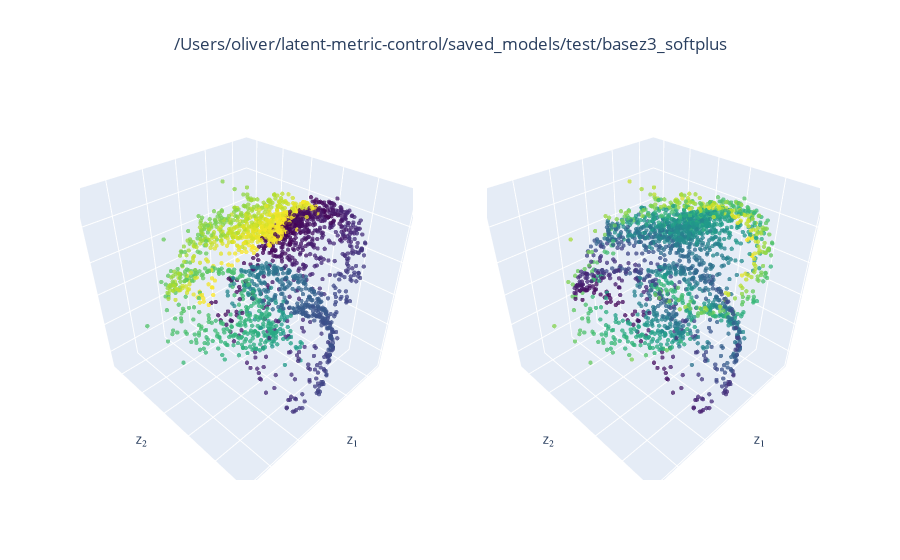
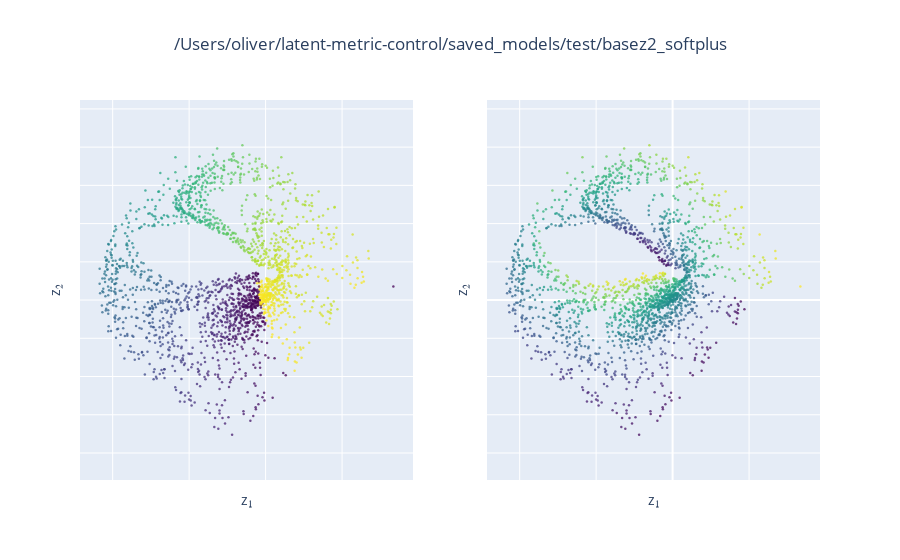
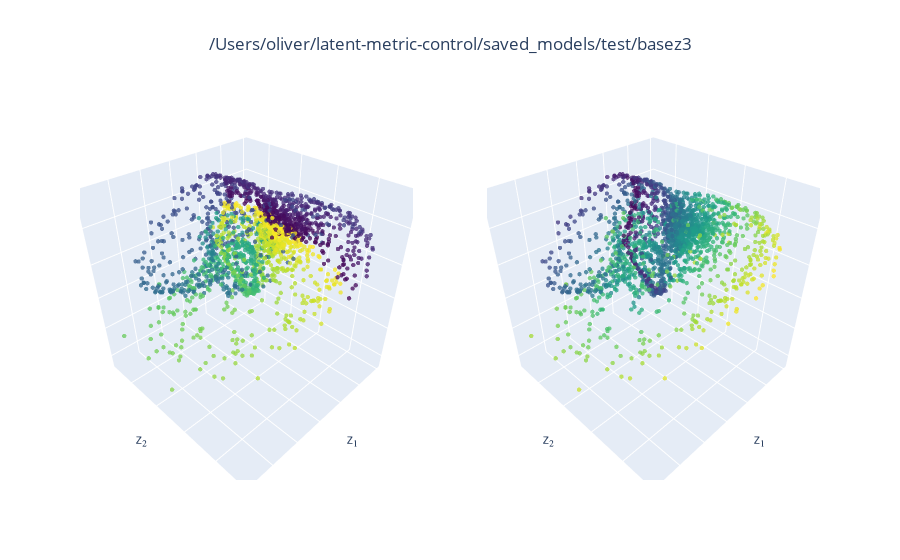
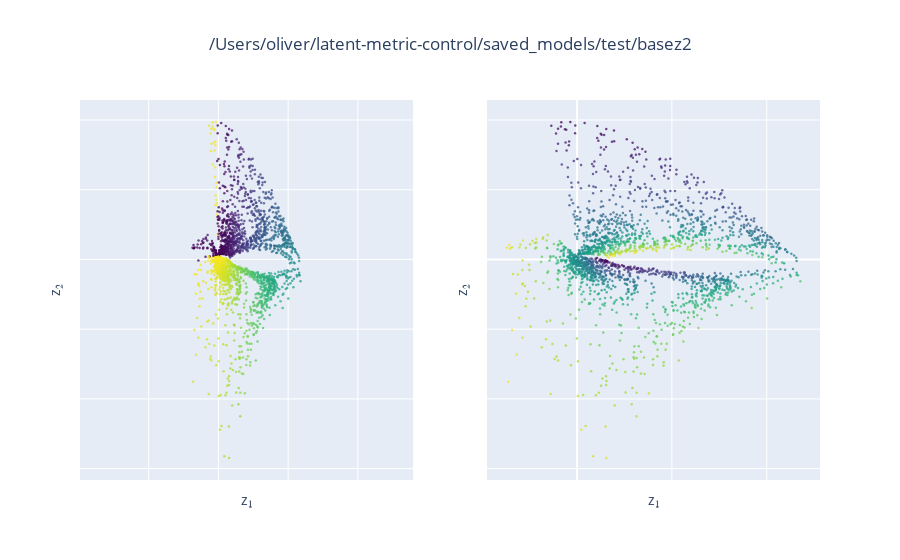

Notebook source saved alongside these figures, in order:
### Code cell
def plot_3d(points3d, title, colour_scales, scale_labels):
    n = len(colour_scales)
    fig = make_subplots(rows=1, cols=n, specs=[[{"type":"scene"} for _ in range(n)]])

    assert isinstance(points3d, (np.ndarray, torch.Tensor))
    if type(points3d) is torch.Tensor:
        points3d = points3d.cpu().numpy()

    for ii, (colour_scale, scale_label) in enumerate(zip(colour_scales, scale_labels)):
        assert isinstance(points3d, (np.ndarray, torch.Tensor))
        if type(colour_scale) is torch.Tensor:
            colour_scale = colour_scale.cpu().numpy()
            
        fig.add_trace(go.Scatter3d(x=points3d[:,0], y=points3d[:,1], z=points3d[:,2],
                                   mode='markers',
                                   marker=dict(size=1.5,
                                               color=colour_scale,        # set color to an array/list of desired values
#                                                colorbar=dict(title=scale_label, x=(ii + 1) * (1.0 / n)),  
                                               colorscale='Viridis',   # choose a colorscale
                                               opacity=0.75
                                               )
                                   ),
                                   row=1, col=ii + 1
                      )

    layout = go.Layout(title=title, title_x=0.5, showlegend=False,
                       xaxis=dict(zeroline=False, showgrid=True),
                       yaxis=dict(zeroline=False, showgrid=True))
    fig.update_layout(layout)

    for jj in range(n):
        fig['layout']['scene{}'.format(jj + 1)].update(dict(
            xaxis = dict(title='z₁', showticklabels=False),
            yaxis = dict(title='z₂', showticklabels=False),
            zaxis = dict(title='z₃', showticklabels=False),
            aspectmode='cube'),
        )

    return fig

def plot_2d(points2d, title, colour_scales, scale_labels):
    n = len(colour_scales)
    fig = make_subplots(rows=1, cols=n, shared_xaxes=True, shared_yaxes=True, specs=[[{"type":"xy"} for _ in range(n)]])

    assert isinstance(points2d, (np.ndarray, torch.Tensor))
    if type(points2d) is torch.Tensor:
        points2d = points2d.detach().cpu().numpy()

    for ii, (colour_scale, scale_label) in enumerate(zip(colour_scales, scale_labels)):
        assert isinstance(points2d, (np.ndarray, torch.Tensor))
        if type(colour_scale) is torch.Tensor:
            colour_scale = colour_scale.cpu().numpy()
            
        fig.add_trace(go.Scatter(x=points2d[:,0], y=points2d[:,1],
                                   mode='markers',
                                   marker=dict(size=2.5,
                                               color=colour_scale,        # set color to an array/list of desired values
#                                                colorbar=dict(title=scale_label, x=(ii + 1) * (1.00 / n)),  
                                               colorscale='Viridis',   # choose a colorscale
                                               opacity=0.75
                                               )
                                   ),
                                   row=1, col=ii + 1
                      )
    
    fig.update_xaxes(dict(title='z₁', showticklabels=False))
    fig.update_yaxes(dict(title='z₂', showticklabels=False))
    
    layout = go.Layout(title=title, title_x=0.5, showlegend=False,
                       xaxis=dict(zeroline=False, showgrid=True),
                       yaxis=dict(zeroline=False, showgrid=True, scaleanchor="x", scaleratio=1))
    fig.update_layout(layout)

    return fig

for k, model in models.items():
    z = model['z_all']
    th =  model['gt_state'][:,0]
    thdot =  model['gt_state'][:,1]
    colour_scales = [th, thdot]
    titles = ["Ang. Pos.", "Ang. Vel."]
    if z.shape[-1] == 3:
        fig = plot_3d(points3d=z, colour_scales=colour_scales, scale_labels=titles, title=k)
        fig.show()
    elif z.shape[-1] == 2:
        fig = plot_2d(points2d=z, colour_scales=colour_scales, scale_labels=titles, title=k)
        fig.show()

### Figure 1 — Plotly figure (JSON) as saved in the notebook; plotly's stock layout.template omitted (floating-point values rounded to 4 significant figures; data arrays with more than 128 entries replaced by an {"elided": "..."} marker saying what was removed)
{"data": [{"marker": {"color": {"elided": "1984 float values"}, "colorscale": [[0, "#440154"], [0.1111, "#482878"], [0.2222, "#3e4989"], [0.3333, "#31688e"], [0.4444, "#26828e"], [0.5556, "#1f9e89"], [0.6667, "#35b779"], [0.7778, "#6ece58"], [0.8889, "#b5de2b"], [1, "#fde725"]], "opacity": 0.75, "size": 1.5}, "mode": "markers", "scene": "scene", "type": "scatter3d", "x": {"elided": "1984 float values"}, "y": {"elided": "1984 float values"}, "z": {"elided": "1984 float values"}}, {"marker": {"color": {"elided": "1984 float values"}, "colorscale": [[0, "#440154"], [0.1111, "#482878"], [0.2222, "#3e4989"], [0.3333, "#31688e"], [0.4444, "#26828e"], [0.5556, "#1f9e89"], [0.6667, "#35b779"], [0.7778, "#6ece58"], [0.8889, "#b5de2b"], [1, "#fde725"]], "opacity": 0.75, "size": 1.5}, "mode": "markers", "scene": "scene2", "type": "scatter3d", "x": {"elided": "1984 float values"}, "y": {"elided": "1984 float values"}, "z": {"elided": "1984 float values"}}], "layout": {"scene": {"aspectmode": "cube", "domain": {"x": [0, 0.45], "y": [0, 1]}, "xaxis": {"showticklabels": false, "title": {"text": "z₁"}}, "yaxis": {"showticklabels": false, "title": {"text": "z₂"}}, "zaxis": {"showticklabels": false, "title": {"text": "z₃"}}}, "scene2": {"aspectmode": "cube", "domain": {"x": [0.55, 1], "y": [0, 1]}, "xaxis": {"showticklabels": false, "title": {"text": "z₁"}}, "yaxis": {"showticklabels": false, "title": {"text": "z₂"}}, "zaxis": {"showticklabels": false, "title": {"text": "z₃"}}}, "showlegend": false, "title": {"text": "/Users/oliver/latent-metric-control/saved_models/test/basez3_softplus", "x": 0.5}, "xaxis": {"showgrid": true, "zeroline": false}, "yaxis": {"showgrid": true, "zeroline": false}}}

### Figure 2 — Plotly figure (JSON) as saved in the notebook; plotly's stock layout.template omitted (floating-point values rounded to 4 significant figures; data arrays with more than 128 entries replaced by an {"elided": "..."} marker saying what was removed)
{"data": [{"marker": {"color": {"elided": "1984 float values"}, "colorscale": [[0, "#440154"], [0.1111, "#482878"], [0.2222, "#3e4989"], [0.3333, "#31688e"], [0.4444, "#26828e"], [0.5556, "#1f9e89"], [0.6667, "#35b779"], [0.7778, "#6ece58"], [0.8889, "#b5de2b"], [1, "#fde725"]], "opacity": 0.75, "size": 2.5}, "mode": "markers", "type": "scatter", "x": {"elided": "1984 float values"}, "xaxis": "x", "y": {"elided": "1984 float values"}, "yaxis": "y"}, {"marker": {"color": {"elided": "1984 float values"}, "colorscale": [[0, "#440154"], [0.1111, "#482878"], [0.2222, "#3e4989"], [0.3333, "#31688e"], [0.4444, "#26828e"], [0.5556, "#1f9e89"], [0.6667, "#35b779"], [0.7778, "#6ece58"], [0.8889, "#b5de2b"], [1, "#fde725"]], "opacity": 0.75, "size": 2.5}, "mode": "markers", "type": "scatter", "x": {"elided": "1984 float values"}, "xaxis": "x2", "y": {"elided": "1984 float values"}, "yaxis": "y2"}], "layout": {"showlegend": false, "title": {"text": "/Users/oliver/latent-metric-control/saved_models/test/basez2_softplus", "x": 0.5}, "xaxis": {"anchor": "y", "domain": [0, 0.45], "showgrid": true, "showticklabels": false, "title": {"text": "z₁"}, "zeroline": false}, "xaxis2": {"anchor": "y2", "domain": [0.55, 1], "showticklabels": false, "title": {"text": "z₁"}}, "yaxis": {"anchor": "x", "domain": [0, 1], "scaleanchor": "x", "scaleratio": 1, "showgrid": true, "showticklabels": false, "title": {"text": "z₂"}, "zeroline": false}, "yaxis2": {"anchor": "x2", "domain": [0, 1], "matches": "y", "showticklabels": false, "title": {"text": "z₂"}}}}

### Figure 3 — Plotly figure (JSON) as saved in the notebook; plotly's stock layout.template omitted (floating-point values rounded to 4 significant figures; data arrays with more than 128 entries replaced by an {"elided": "..."} marker saying what was removed)
{"data": [{"marker": {"color": {"elided": "1984 float values"}, "colorscale": [[0, "#440154"], [0.1111, "#482878"], [0.2222, "#3e4989"], [0.3333, "#31688e"], [0.4444, "#26828e"], [0.5556, "#1f9e89"], [0.6667, "#35b779"], [0.7778, "#6ece58"], [0.8889, "#b5de2b"], [1, "#fde725"]], "opacity": 0.75, "size": 1.5}, "mode": "markers", "scene": "scene", "type": "scatter3d", "x": {"elided": "1984 float values"}, "y": {"elided": "1984 float values"}, "z": {"elided": "1984 float values"}}, {"marker": {"color": {"elided": "1984 float values"}, "colorscale": [[0, "#440154"], [0.1111, "#482878"], [0.2222, "#3e4989"], [0.3333, "#31688e"], [0.4444, "#26828e"], [0.5556, "#1f9e89"], [0.6667, "#35b779"], [0.7778, "#6ece58"], [0.8889, "#b5de2b"], [1, "#fde725"]], "opacity": 0.75, "size": 1.5}, "mode": "markers", "scene": "scene2", "type": "scatter3d", "x": {"elided": "1984 float values"}, "y": {"elided": "1984 float values"}, "z": {"elided": "1984 float values"}}], "layout": {"scene": {"aspectmode": "cube", "domain": {"x": [0, 0.45], "y": [0, 1]}, "xaxis": {"showticklabels": false, "title": {"text": "z₁"}}, "yaxis": {"showticklabels": false, "title": {"text": "z₂"}}, "zaxis": {"showticklabels": false, "title": {"text": "z₃"}}}, "scene2": {"aspectmode": "cube", "domain": {"x": [0.55, 1], "y": [0, 1]}, "xaxis": {"showticklabels": false, "title": {"text": "z₁"}}, "yaxis": {"showticklabels": false, "title": {"text": "z₂"}}, "zaxis": {"showticklabels": false, "title": {"text": "z₃"}}}, "showlegend": false, "title": {"text": "/Users/oliver/latent-metric-control/saved_models/test/basez3", "x": 0.5}, "xaxis": {"showgrid": true, "zeroline": false}, "yaxis": {"showgrid": true, "zeroline": false}}}

### Figure 4 — Plotly figure (JSON) as saved in the notebook; plotly's stock layout.template omitted (floating-point values rounded to 4 significant figures; data arrays with more than 128 entries replaced by an {"elided": "..."} marker saying what was removed)
{"data": [{"marker": {"color": {"elided": "1984 float values"}, "colorscale": [[0, "#440154"], [0.1111, "#482878"], [0.2222, "#3e4989"], [0.3333, "#31688e"], [0.4444, "#26828e"], [0.5556, "#1f9e89"], [0.6667, "#35b779"], [0.7778, "#6ece58"], [0.8889, "#b5de2b"], [1, "#fde725"]], "opacity": 0.75, "size": 2.5}, "mode": "markers", "type": "scatter", "x": {"elided": "1984 float values"}, "xaxis": "x", "y": {"elided": "1984 float values"}, "yaxis": "y"}, {"marker": {"color": {"elided": "1984 float values"}, "colorscale": [[0, "#440154"], [0.1111, "#482878"], [0.2222, "#3e4989"], [0.3333, "#31688e"], [0.4444, "#26828e"], [0.5556, "#1f9e89"], [0.6667, "#35b779"], [0.7778, "#6ece58"], [0.8889, "#b5de2b"], [1, "#fde725"]], "opacity": 0.75, "size": 2.5}, "mode": "markers", "type": "scatter", "x": {"elided": "1984 float values"}, "xaxis": "x2", "y": {"elided": "1984 float values"}, "yaxis": "y2"}], "layout": {"showlegend": false, "title": {"text": "/Users/oliver/latent-metric-control/saved_models/test/basez2", "x": 0.5}, "xaxis": {"anchor": "y", "domain": [0, 0.45], "showgrid": true, "showticklabels": false, "title": {"text": "z₁"}, "zeroline": false}, "xaxis2": {"anchor": "y2", "domain": [0.55, 1], "showticklabels": false, "title": {"text": "z₁"}}, "yaxis": {"anchor": "x", "domain": [0, 1], "scaleanchor": "x", "scaleratio": 1, "showgrid": true, "showticklabels": false, "title": {"text": "z₂"}, "zeroline": false}, "yaxis2": {"anchor": "x2", "domain": [0, 1], "matches": "y", "showticklabels": false, "title": {"text": "z₂"}}}}
